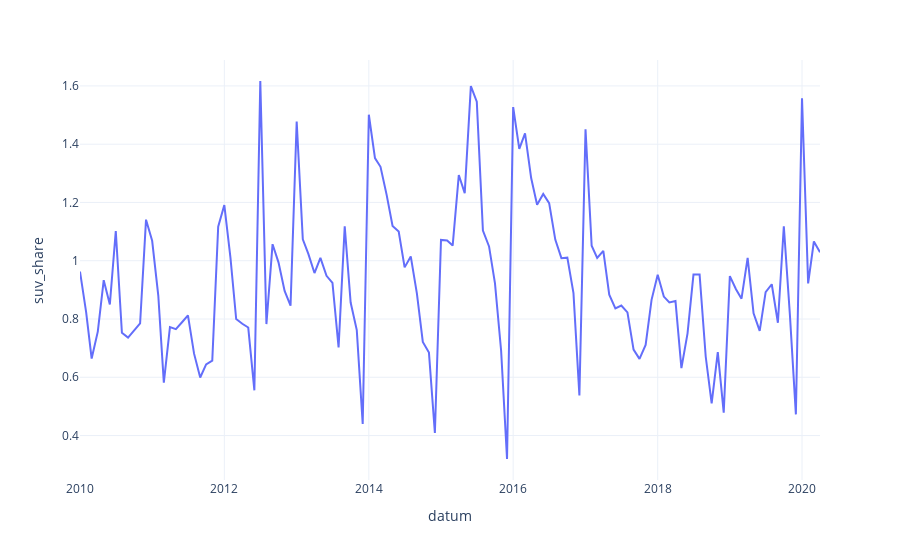

Source (notebook cell):
### Code cell
df.datum = pd.to_datetime(df.datum,format="%Y%m")
px.line(df,x="datum",y='suv_share',template='plotly_white')
